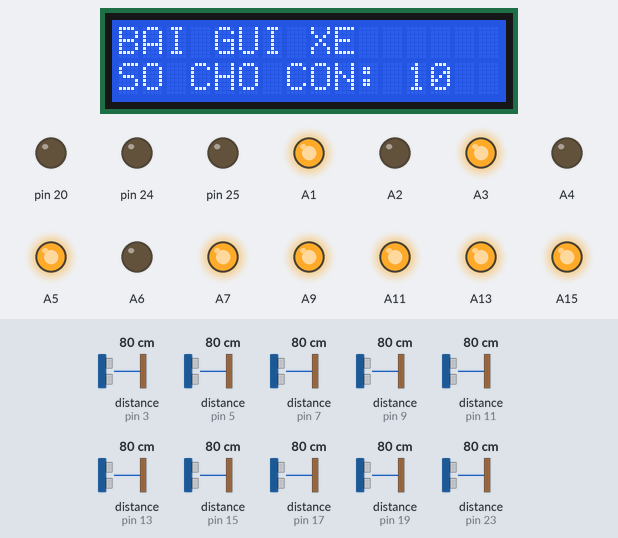
Bench run of a program on a simulated Arduino Mega 2560, built with avr-gcc and run on an emulated ATmega2560. On the bench: 16×2 character LCD, output pins drawn as LEDs (lit = HIGH). Wiring (inferred from the names in the program): 10 × ultrasonic range finder: trigger pin 2, echo pin 3 / trigger pin 4, echo pin 5 / trigger pin 6, echo pin 7 / trigger pin 8, echo pin 9 / trigger pin 10, echo pin 11 / trigger pin 12, echo pin 13 / trigger pin 14, echo pin 15 / trigger pin 16, echo pin 17 / trigger pin 18, echo pin 19 / trigger pin 22, echo pin 23. The inputs (shaded band) are chosen by the test bench; at power-on: distance to the obstacle (sensors on pin 5, pin 7, pin 9, pin 3, pin 11, pin 13, pin 15, pin 17, pin 19, pin 23) 80 cm. The echo pulse lasts 58.3 µs per cm; pins used as bus, display or sensor lines are not drawn; what the program prints to the serial monitor is not drawn.

Above: at 5.5 s.
5.6 s: distance to the obstacle (sensor on pin 5) set to 12 cm
7.1 s: distance to the obstacle (sensor on pin 5) set to 9 cm
At 8.7 s:
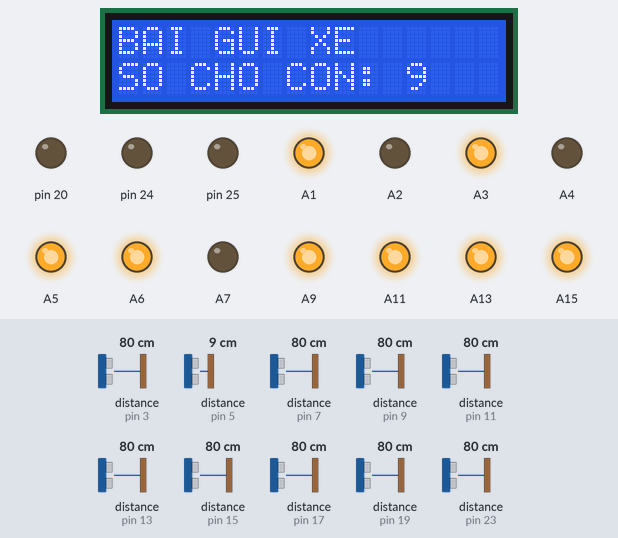
9.3 s: distance to the obstacle (sensor on pin 7) set to 12 cm
11.2 s: distance to the obstacle (sensor on pin 7) set to 9 cm
At 12.9 s:
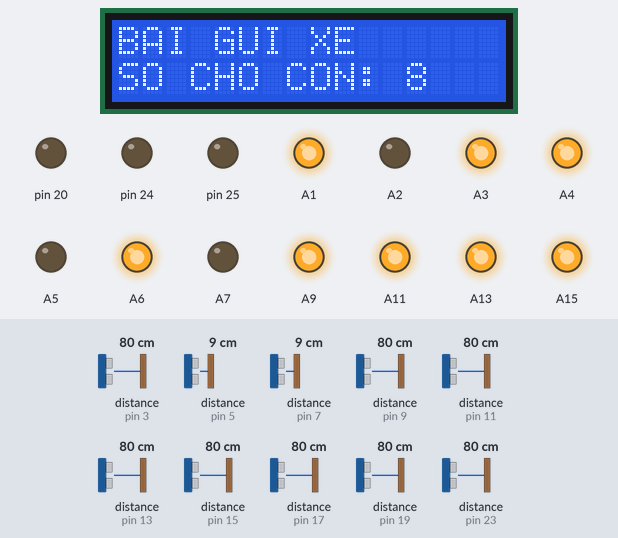
13.7 s: distance to the obstacle (sensor on pin 9) set to 12 cm
15.6 s: distance to the obstacle (sensor on pin 9) set to 9 cm
At 17.7 s:
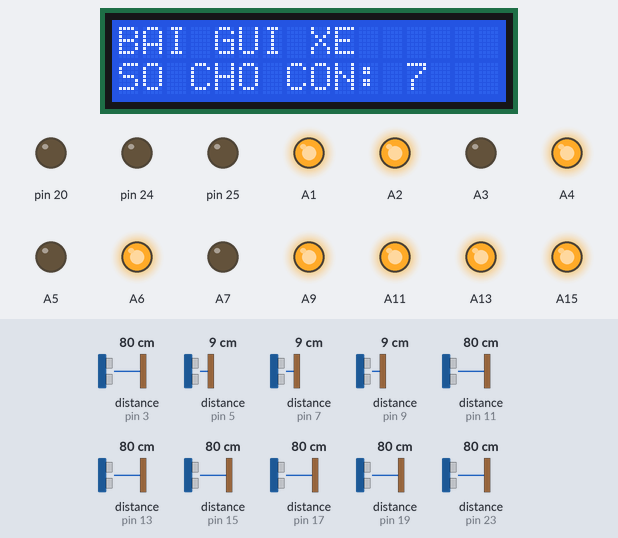
Timing chart, 0 to 19.1 s (numbered marks = the images above; inputs shaded):
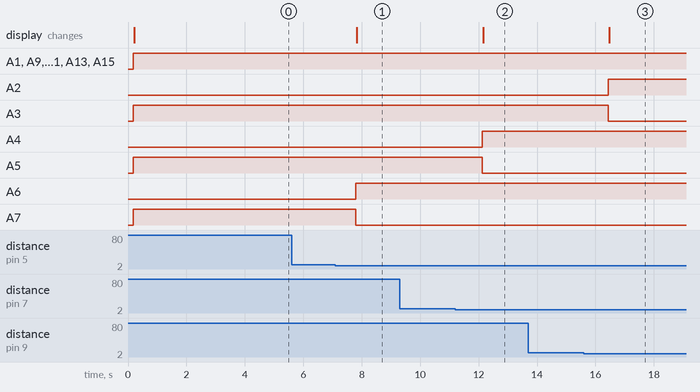

The program:

main.cpp
```cpp
#include <Arduino.h>
#include <Wire.h>
#include <LiquidCrystal_I2C.h>
#include <ArduinoJson.h>

// Sensor pins
#define TRIG_PIN_1 10
#define ECHO_PIN_1 11

#define TRIG_PIN_2 8
#define ECHO_PIN_2 9

#define TRIG_PIN_3 6
#define ECHO_PIN_3 7

#define TRIG_PIN_4 4
#define ECHO_PIN_4 5

#define TRIG_PIN_5 2
#define ECHO_PIN_5 3

#define TRIG_PIN_6 22
#define ECHO_PIN_6 23

#define TRIG_PIN_7 18
#define ECHO_PIN_7 19

#define TRIG_PIN_8 16
#define ECHO_PIN_8 17

#define TRIG_PIN_9 14
#define ECHO_PIN_9 15

#define TRIG_PIN_10 12
#define ECHO_PIN_10 13

// LED pins for each sensor
#define LED_RED_1 A0
#define LED_GREEN_1 A1

#define LED_RED_2 A2
#define LED_GREEN_2 A3

#define LED_RED_3 A4
#define LED_GREEN_3 A5

#define LED_RED_4 A6
#define LED_GREEN_4 A7

#define LED_RED_5 A8
#define LED_GREEN_5 A9

#define LED_RED_6 A10
#define LED_GREEN_6 A11

#define LED_RED_7 A12
#define LED_GREEN_7 A13

#define LED_RED_8 A14
#define LED_GREEN_8 A15

#define LED_RED_9 24
#define LED_GREEN_9 25

#define LED_RED_10 26
#define LED_GREEN_10 27

LiquidCrystal_I2C lcd(0x27, 16, 2);

void setup()
{
  lcd.begin(16, 2);
  Serial.begin(115200);

  // Initialize sensor pins
  for (int i = 2; i <= 29; i += 2)
  {
    pinMode(i, OUTPUT);
    pinMode(i + 1, INPUT);
  }

  // Initialize LED pins
  for (int i = A0; i <= A15; i += 2)
  {
    pinMode(i, OUTPUT);
    pinMode(i + 1, OUTPUT);
  }
  for (int i = 24; i <= 27; i += 2)
  {
    pinMode(i, OUTPUT);
    pinMode(i + 1, OUTPUT);
  }

  // Initialize LCD
  lcd.init();
  lcd.backlight();
}

float getDistance(int trigPin, int echoPin)
{
  digitalWrite(trigPin, LOW);
  delayMicroseconds(2);
  digitalWrite(trigPin, HIGH);
  delayMicroseconds(10);
  digitalWrite(trigPin, LOW);

  long duration = pulseIn(echoPin, HIGH);
  float distance = duration * 0.034 / 2;

  return distance;
}

void loop()
{
  float distances[10];
  distances[0] = getDistance(TRIG_PIN_1, ECHO_PIN_1);
  distances[1] = getDistance(TRIG_PIN_2, ECHO_PIN_2);
  distances[2] = getDistance(TRIG_PIN_3, ECHO_PIN_3);
  distances[3] = getDistance(TRIG_PIN_4, ECHO_PIN_4);
  distances[4] = getDistance(TRIG_PIN_5, ECHO_PIN_5);
  distances[5] = getDistance(TRIG_PIN_6, ECHO_PIN_6);
  distances[6] = getDistance(TRIG_PIN_7, ECHO_PIN_7);
  distances[7] = getDistance(TRIG_PIN_8, ECHO_PIN_8);
  distances[8] = getDistance(TRIG_PIN_9, ECHO_PIN_9);
  distances[9] = getDistance(TRIG_PIN_10, ECHO_PIN_10);

  int ledStatus[10];
  int ledCount = 0;

  for (int i = 0; i < 10; i++)
  {
    if (distances[i] < 10.0)
    {
      digitalWrite(A0 + i * 2, HIGH); // Red LED
      digitalWrite(A1 + i * 2, LOW);  // Green LED
      ledStatus[i] = 1;
    }
    else
    {
      digitalWrite(A0 + i * 2, LOW);  // Red LED
      digitalWrite(A1 + i * 2, HIGH); // Green LED
      ledStatus[i] = 0;
      ledCount++;
    }
  }

  // Update LCD display
  lcd.clear();
  lcd.setCursor(0, 0);
  lcd.print("BAI GUI XE");
  lcd.setCursor(0, 1);
  lcd.print("SO CHO CON: ");
  lcd.print(ledCount);

  // Prepare JSON data
  StaticJsonDocument<256> jsonDoc;
  JsonObject ledStatusObject = jsonDoc.createNestedObject("ledStatus");

  for (int i = 0; i < 10; i++)
  {
    String key = (i < 5) ? "A" + String(i + 1) : "B" + String(i - 4);
    ledStatusObject[key] = ledStatus[i];
  }

  String jsonData;
  serializeJson(jsonDoc, jsonData);

  Serial.println(jsonData); // Send JSON data over Serial to ESP8266

  delay(1000);
}
```

Measured:
- the behaviour switches between 11 and 10 cm on distance to the obstacle (sensor on pin 5) (found by bisection; images 0 and 1)
- the behaviour switches between 11 and 10 cm on distance to the obstacle (sensor on pin 7) (found by bisection; images 1 and 2)
- the behaviour switches between 11 and 10 cm on distance to the obstacle (sensor on pin 9) (found by bisection; images 2 and 3)
- after the input at 5.6 s, every drawn part: stays the same
- after the input at 7.1 s, A6: LOW → HIGH after 0.70 s; A7: HIGH → LOW after 0.70 s; the display: changes after 0.73 s (image 1)
- after the input at 9.3 s, every drawn part: stays the same
- after the input at 11.2 s, A4: LOW → HIGH after 0.92 s; A5: HIGH → LOW after 0.92 s; the display: changes after 0.96 s (image 2)
- after the input at 13.7 s, every drawn part: stays the same
- after the input at 15.6 s, A2: LOW → HIGH after 0.83 s; A3: HIGH → LOW after 0.83 s; the display: changes after 0.87 s (image 3)
